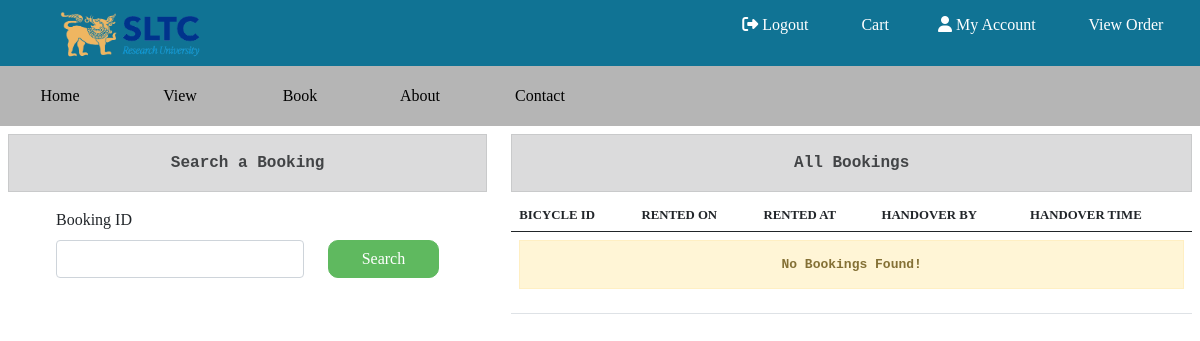
/edit.php (signed in), run on an earlier commit of the app's database.
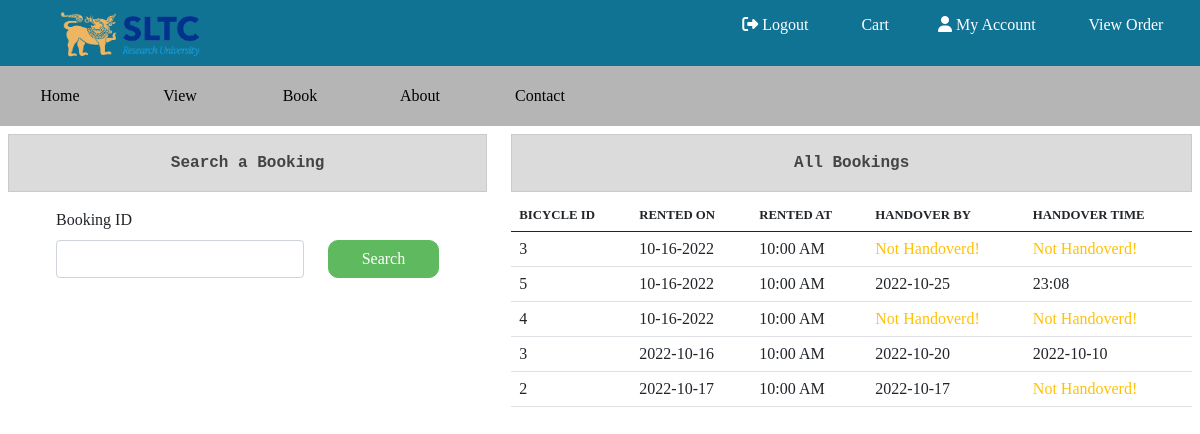
And on a later commit of the database.
### tables this page shows
CREATE TABLE `bookings` (
  `id` int(11) NOT NULL,
  `user_id` int(11) NOT NULL,
  `bid` int(11) NOT NULL,
  `comment` varchar(255) DEFAULT NULL,
  `req_on` varchar(20) NOT NULL,
  `req_at` varchar(10) NOT NULL DEFAULT '10:00AM',
  `handover_on` varchar(20) DEFAULT NULL,
  `handover_at` varchar(20) DEFAULT NULL,
  `approve` int(11) NOT NULL DEFAULT 0
);

### actions/config.php (called while the page is built, shortened)
<?php
function getAllBookings($conn){
  $sql="SELECT * FROM bookings ORDER BY id DESC";
  $res=$conn->query($sql);
  $bookings=[];
  if($res==TRUE){
    if($res->num_rows>0){
      while($row=$res->fetch_assoc()){
        array_push($bookings,$row);
      }
      return $bookings;
    }else{
      return null;
    }
  }else{
    return null;
  }
}

### edit.php (the view, shortened to what this page needs)
<?php
include_once './actions/config.php';
include './layout.php';
?>
<div class="container-fluid p-2">
  <div class="row">
    <div class="col-12 col-lg-5">
      <p class="alert alert-dark text-center">Search a Booking</p>
      <form action="<?= $_SERVER['PHP_SELF']?>"  class=" mx-5">
        <div class="mb-3">
          <label  class="form-label">Booking ID</label>
          <div class="row">
            <div class="col-8">
              <input type="number" value="<?= isset($_GET['bookid'])?$_GET['bookid']:''  ?>" required name="bookid" class="form-control">
            </div>
            <div class="col-4">
              <input type="submit" value="Search" name="search" class="btn btn-success w-100">
            </div>
            </div>
        </div>
      </form>
    </div>
    <div class="col-12 col-lg-7">
      <p class="alert alert-dark text-center m-0">All Bookings</p>
      <table class="table table-hover mt-2">
        <thead>
          <tr style="font-size:0.8rem ;">
            <th>BICYCLE ID</th>
            <th>RENTED ON</th>
            <th>RENTED AT</th>
            <th>HANDOVER BY</th>
            <th>HANDOVER TIME</th>
          </tr>
        </thead>
        <tbody>
          <tr>
            <?php
            $books=getAllBookings($conn);
            if($books!=null){
              foreach ($books as $book) {
              ?>
              <tr>
                <td><?= $book['bid']?></td>
                <td  ><?= $book['req_on']?></td>
                <td  ><?= $book['req_at']?></td>
                <?= $book['handover_on']==null?'<td class="text-warning">Not Handoverd!</td>':"<td >{$book['handover_on']}</td>" ?>
                <?= $book['handover_at']==null?'<td class="text-warning">Not Handoverd!</td>':"<td >{$book['handover_at']}</td>" ?>
            <?php }
            }else{?>
              <td colspan="8">
                <p class="alert alert-warning text-center">No Bookings Found!</p>
              </td>
            <?php }?>
          </tr>
        </tbody>
      </table>
    </div>
  </div>
</div>

What changed in the data, as far as the page shows it:
added bookings: bid "3", req_on "10-16-2022", req_at "10:00 AM", shows "Not Handoverd!"
added bookings: bid "5", req_on "10-16-2022", req_at "10:00 AM", handover_on "2022-10-25", handover_at "23:08"
added bookings: bid "4", req_on "10-16-2022", req_at "10:00 AM", shows "Not Handoverd!"
added bookings: bid "3", req_on "2022-10-16", req_at "10:00 AM", handover_on "2022-10-20", handover_at "2022-10-10"
added bookings: bid "2", req_on "2022-10-17", req_at "10:00 AM", handover_on "2022-10-17", shows "Not Handoverd!"
Also different on the page:
text no longer shown: "No Bookings Found!"
